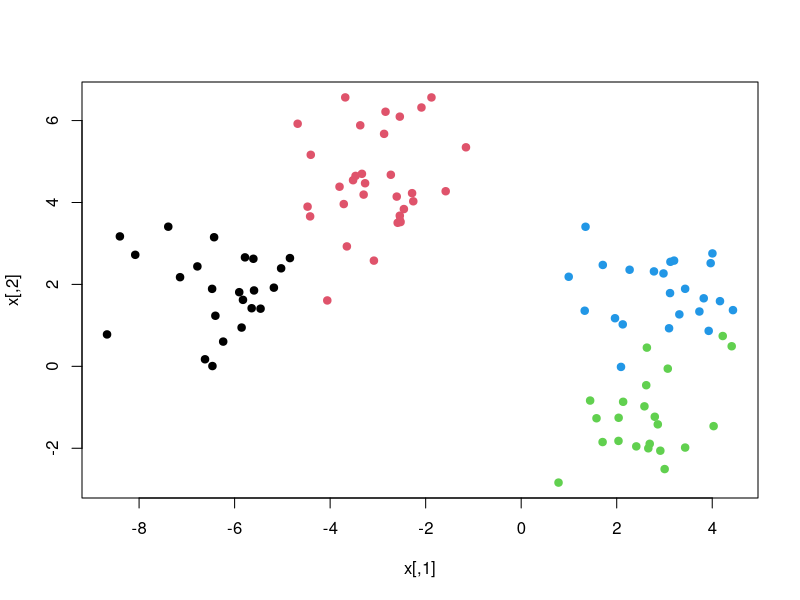
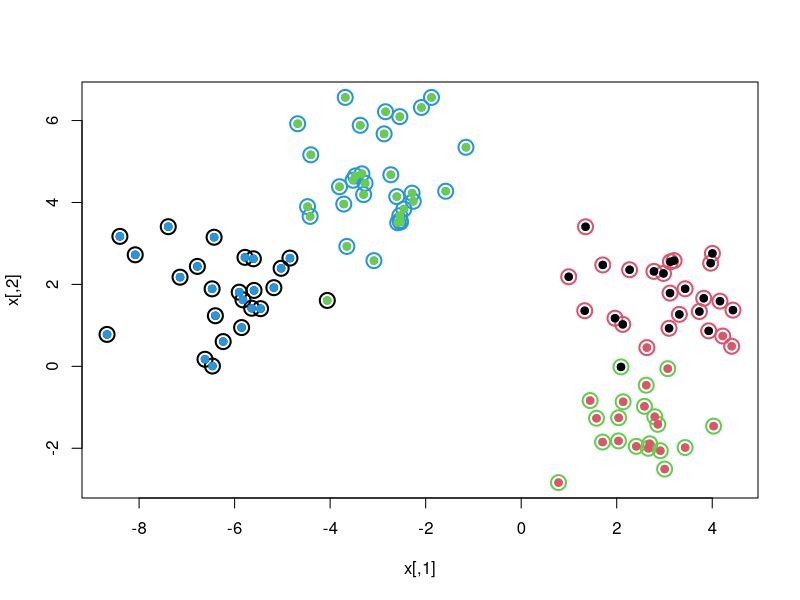

Reproduce these figures in R, in order.

#This article consists the tutorial on how to cluster data in R. Clustering is a unsupervised learning 
#technique in which the dataset has no target variable $Y$. Clustering mainly aims at finding similarities
#between the features $X_i$ using a similarity metric and grouping them together into clusters/groups.

#K-Means clustering is a clustering algorithm which aims at clustering continious(numeric) data 
#into $K$ clusters which are needed to be specified before feeding data to the model.
#Scaling of features matter in k-means algorithm as it computes the euclidean distance between 
#the cluster centroid and the data points in each iteration, hence we need to standardize the 
#variables if they are skewed or unscaled.

#We solve for a objective in k-means i.e we want to minimize the within cluster variance, 
#which simply implies that the points within a cluster should be as close as possible to the cluster 
#centroid(mean for that cluster).

#The centroid value for a cluster is equal to the mean of the observations in that cluster.

#This simply means that we want to partition the observations into K-clusters such that the 
#total within-cluster variation ,summed over all K-clusters is as small as possible i.e 
#they are as close to each other as possible.

#The K-means algorithm

#1. Randomly assign a number 1 to K,to each of the observations. These serves as initial cluster assignments.
#2. Iterate until the cluster assignments stop changing :
     #2.a For each of the k-clusters compute the cluster __centroid__. 
          #The Kth cluster centroid is the mean for the observations in the Kth cluster.
     #2.b Assign each observation to the cluster whose __centroid__ is closest to it by calculating 
          #the distance between them.(where closest is defined by the distance metric-Euclidean distance).
#3. Stop:if cluster assignments stop changing , else go to : step 2).

#Implementing K-means in R

#setting seed
set.seed(101)
x=matrix(rnorm(100^2),100,2) # a 100 x 2 dim matrix
xmean = matrix(rnorm(8,sd=4),4,2) # a 4 x 2 dim matrix, as we want 4 clusters

which=sample(1:4,100,replace=T) #random sample 
x=x+xmean[which,]
x

#plotting the data
plot(x,col=which,pch=19)

#Now the plot above shows 4 clusters. We know the clusters but now let's feed the data to k-means 
#and check out its performance and how it clusters the data.

km.out<-kmeans(x,4,nstart=15)
km.out

#Let's plot the clusters made by K-means algorithm.

plot(x,col=km.out$cluster,cex=2,pch=1,lwd=2)
points(x,col=which,pch=19)
points(x,col=c(4,3,2,1)[which],pch=19)

#Now the inner circles represent the actual cluster assignments , whereas the 
#outer circles represent the cluster assignments by K-means algorithm. 
#So we can easily notice the mismatches.


#Conclusion.....

#K-means clustering is a nice method to cluster numeric data. 
#The only drawback is we need some domain knowledge to tell the 
#algorithm about the number to clusters we want a-priori. 
#Secondly, K-means is suited only for data which is normally distributed or either standardized. 
#So scaling of variables actually matter a lot in K-means clustering.






















